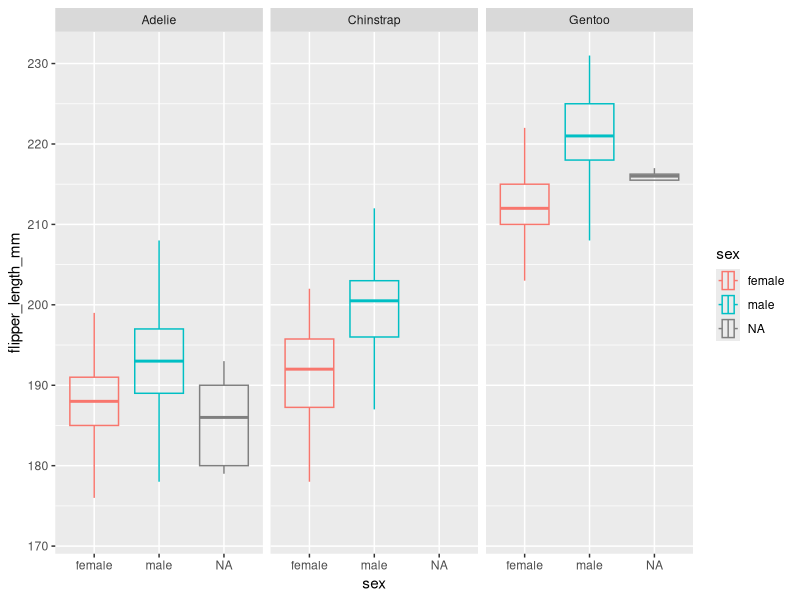

Recreate this plot in R.
## ---- chunk 1
knitr::opts_chunk$set(echo = TRUE)
## ---- chunk 2
library(palmerpenguins)
library(tidyverse)
## ---- chunk 3
penguins %>%
  ggplot(mapping = aes(x=flipper_length_mm, y=sex, color=sex)) +
  geom_boxplot(outlier.alpha = 0, alpha=0) +
  coord_flip() +
  facet_wrap(~species)
